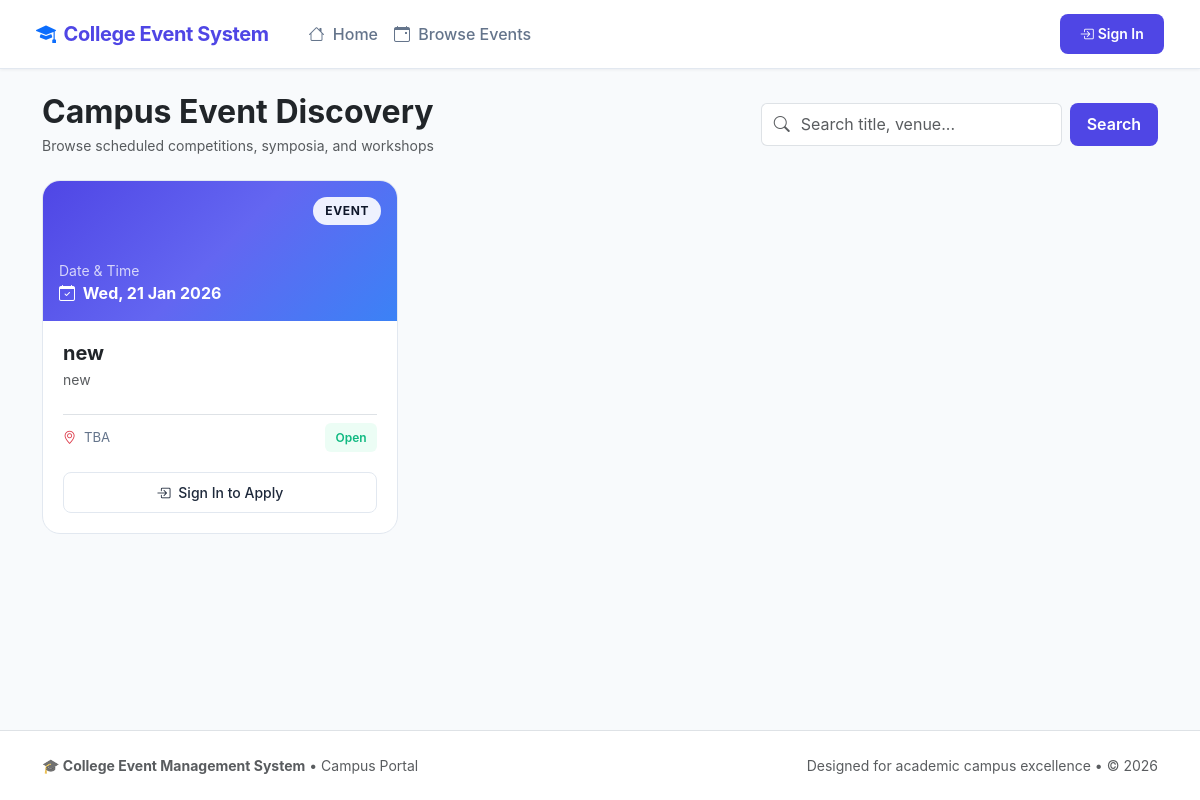
Screenshot of /view_events.php with the database file from the repository.
### tables this page shows
CREATE TABLE `events` (
  `id` int(11) NOT NULL,
  `title` varchar(150) NOT NULL,
  `description` text DEFAULT NULL,
  `event_date` date NOT NULL,
  `venue` varchar(100) DEFAULT NULL,
  `created_by` int(11) NOT NULL,
  `status` enum('open','closed','completed') DEFAULT 'open'
);

### includes/helpers.php (called while the page is built, shortened)
<?php
function e($value) {
    return htmlspecialchars($value ?? '', ENT_QUOTES, 'UTF-8');
}

### view_events.php (the view, shortened to what this page needs)
<?php
require_once __DIR__ . '/includes/db.php';
require_once __DIR__ . '/includes/helpers.php';
$user_id = $_SESSION['user_id'] ?? null;
$search = trim($_GET['q'] ?? '');
$filter_status = trim($_GET['status'] ?? 'open');
$sql = "SELECT e.*, u.username as creator FROM events e LEFT JOIN users u ON e.created_by = u.id WHERE 1=1";
if ($filter_status === 'open') {
    $sql .= " AND e.status = 'open'";
} elseif ($filter_status === 'closed') {
    $sql .= " AND e.status = 'closed'";
}
$sql .= " ORDER BY e.event_date ASC";
$stmt = mysqli_prepare($conn, $sql);
mysqli_stmt_execute($stmt);
$events_result = mysqli_stmt_get_result($stmt);
include __DIR__ . '/includes/header.php';
include __DIR__ . '/includes/navbar.php';
?>
<div class="container py-4">
    <div class="d-flex flex-column flex-md-row justify-content-between align-items-md-center gap-3 mb-4">
        <div>
            <h2 class="fw-bold tracking-tight text-dark mb-1">Campus Event Discovery</h2>
            <p class="text-muted small mb-0">Browse scheduled competitions, symposia, and workshops</p>
        </div>
        <form method="get" class="d-flex gap-2">
            <div class="input-group">
                <span class="input-group-text bg-white text-muted border-end-0"><i class="bi bi-search"></i></span>
                <input type="text" name="q" class="form-control border-start-0 ps-0"
                       placeholder="Search title, venue..." value="<?php echo e($search); ?>">
            </div>
            <button type="submit" class="btn btn-cems-primary px-3">
                Search
            </button>
        </form>
    </div>
    <?php if (!$events_result || mysqli_num_rows($events_result) === 0): ?>
        <div class="cems-card text-center py-5">
            <i class="bi bi-search fs-1 text-muted d-block mb-3"></i>
            <h5 class="fw-bold">No Events Found</h5>
            <p class="text-muted small mb-0">Try adjusting your search criteria or check back later.</p>
        </div>
    <?php else: ?>
        <div class="row g-4">
            <?php while ($ev = mysqli_fetch_assoc($events_result)): ?>
                <?php
                $my_status = null;
                ?>
                <div class="col-md-6 col-lg-4">
                    <div class="event-card cems-card-hover">
                        <div class="card-banner">
                            <span class="card-category-badge">
                                <?php echo e($ev['category'] ?? 'Event'); ?>
                            </span>
                            <div>
                                <div class="small opacity-75">Date &amp; Time</div>
                                <div class="fw-bold fs-6">
                                    <i class="bi bi-calendar-check me-1"></i>
                                    <?php echo date("D, d M Y", strtotime($ev['event_date'])); ?>
                                </div>
                            </div>
                        </div>
                        <div class="card-body">
                            <h5 class="fw-bold text-dark mb-1"><?php echo e($ev['title']); ?></h5>
                            <p class="text-muted small flex-grow-1 text-truncate-2 mb-3">
                                <?php echo e(!empty($ev['description']) ? $ev['description'] : 'No detailed description provided.'); ?>
                            </p>
                            <div class="event-meta pt-2 border-top">
                                <span>
                                    <i class="bi bi-geo-alt text-danger me-1"></i>
                                    <?php echo e(!empty($ev['venue']) ? $ev['venue'] : 'TBA'); ?>
                                </span>
                                <span class="badge-status <?php echo $ev['status'] === 'open' ? 'badge-status-open' : 'badge-status-closed'; ?> ms-auto">
                                    <?php echo ucfirst(e($ev['status'])); ?>
                                </span>
                            </div>
                            <div class="mt-2">
                                <?php if (!$user_id): ?>
                                    <a href="login.php" class="btn btn-sm btn-cems-secondary w-100">
                                        <i class="bi bi-box-arrow-in-right me-1"></i> Sign In to Apply
                                    </a>
                                <?php elseif ($role !== 'student'): ?>
                                    <button class="btn btn-sm btn-light w-100 text-muted" disabled>
                                        Student Role Required
                                    </button>
                                <?php elseif ($my_status === 'pending'): ?>
                                    <div class="badge-status badge-status-pending w-100 py-2 justify-content-center">
                                        <i class="bi bi-hourglass-split"></i> Application Pending Approval
                                    </div>
                                <?php elseif ($my_status === 'approved'): ?>
                                    <div class="badge-status badge-status-approved w-100 py-2 justify-content-center">
                                        <i class="bi bi-check-circle-fill"></i> Registration Approved
                                    </div>
                                <?php elseif ($my_status === 'rejected'): ?>
                                    <div class="badge-status badge-status-rejected w-100 py-2 justify-content-center">
                                        <i class="bi bi-x-circle-fill"></i> Application Rejected
                                    </div>
                                <?php else: ?>
                                    <button class="btn btn-sm btn-light w-100 text-muted" disabled>
                                        Registrations Closed
                                    </button>
                                <?php endif; ?>
                            </div>
                        </div>
                    </div>
                </div>
            <?php endwhile; ?>
        </div>
    <?php endif; ?>
</div>
<?php include __DIR__ . '/includes/footer.php'; ?>

### assets/css/theme.css (style rules this page uses)
:root { --c-primary: #4f46e5; --c-primary-hover: #4338ca; --c-primary-subtle: #eef2ff; --c-primary-border: #c7d2fe; --c-secondary: #0ea5e9; --c-secondary-subtle: #f0f9ff; --c-accent-coral: #f43f5e; --c-accent-coral-subtle: #fff1f2; --c-accent-amber: #f59e0b; --c-accent-amber-subtle: #fffbeb; --c-accent-emerald: #10b981; --c-accent-emerald-subtle: #ecfdf5; --c-dark: #0f172a; --c-text-main: #1e293b; --c-text-muted: #64748b; --c-border: #e2e8f0; --c-border-light: #f1f5f9; --c-bg: #f8fafc; --c-surface: #ffffff; --c-surface-card: #ffffff; --font-sans: 'Inter', system-ui, -apple-system, BlinkMacSystemFont, 'Segoe UI', Roboto, sans-serif; --radius-sm: 8px; --radius-md: 12px; --radius-lg: 18px; --radius-xl: 24px; --shadow-subtle: 0 1px 3px rgba(15, 23, 42, 0.06); --shadow-card: 0 4px 12px -2px rgba(15, 23, 42, 0.06), 0 2px 6px -2px rgba(15, 23, 42, 0.04); --shadow-hover: 0 12px 24px -4px rgba(15, 23, 42, 0.1), 0 4px 8px -4px rgba(15, 23, 42, 0.05); --t-standard: all 0.22s cubic-bezier(0.4, 0, 0.2, 1); }
body { font-family: var(--font-sans); background-color: var(--c-bg); color: var(--c-text-main); min-height: 100vh; display: flex; flex-direction: column; -webkit-font-smoothing: antialiased; }
.event-card { background: var(--c-surface); border: 1px solid var(--c-border); border-radius: var(--radius-lg); overflow: hidden; display: flex; flex-direction: column; transition: var(--t-standard); height: 100%; }
.event-card .card-banner { height: 140px; background: linear-gradient(135deg, var(--c-primary), #6366f1, #3b82f6); position: relative; display: flex; align-items: flex-end; padding: 1rem; color: white; }
.event-card .card-category-badge { position: absolute; top: 1rem; right: 1rem; padding: 0.3rem 0.75rem; border-radius: 9999px; font-size: 0.75rem; font-weight: 700; text-transform: uppercase; letter-spacing: 0.05em; background: rgba(255, 255, 255, 0.9); color: var(--c-dark); backdrop-filter: blur(4px); }
.event-card .card-body { padding: 1.25rem; display: flex; flex-direction: column; flex: 1 1 auto; }
.event-card .event-meta { display: flex; align-items: center; gap: 1rem; font-size: 0.825rem; color: var(--c-text-muted); margin-top: 0.5rem; margin-bottom: 0.75rem; }
.badge-status { padding: 0.35rem 0.65rem; font-size: 0.75rem; font-weight: 600; border-radius: 6px; display: inline-flex; align-items: center; gap: 0.3rem; }
.badge-status-open { background: var(--c-accent-emerald-subtle); color: var(--c-accent-emerald); }
.btn-cems-primary { background: var(--c-primary); color: white; border: 1px solid transparent; font-weight: 600; border-radius: var(--radius-sm); padding: 0.55rem 1.2rem; transition: var(--t-standard); }
.btn-cems-secondary { background: var(--c-surface); color: var(--c-text-main); border: 1px solid var(--c-border); font-weight: 500; border-radius: var(--radius-sm); padding: 0.55rem 1.2rem; transition: var(--t-standard); }

### rows the page displays
events: category "EVENT", event_date "Wed, 21 Jan 2026", title "new", description "new", venue "TBA", status "Open"
